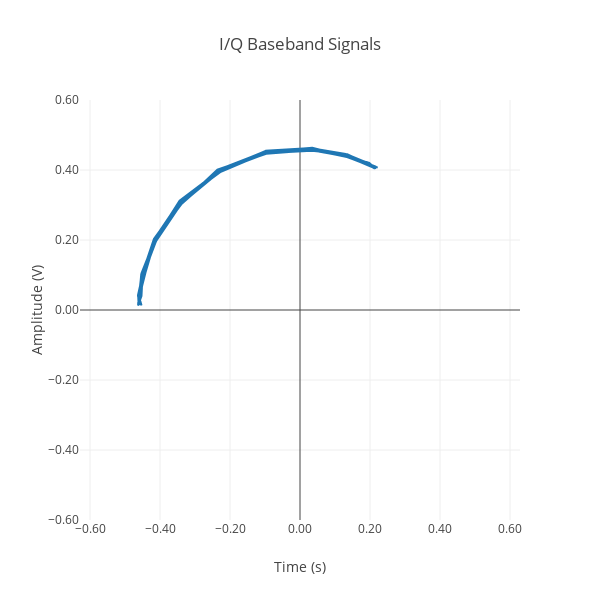

Write notebook code for a chart like this one.
### Code cell
polar = go.Scatter(
    x=np.real(data_matrix[0, 0, :]),
    y=np.imag(data_matrix[0, 0, :]),
    #name='I',
)

data = [polar]

layout = go.Layout(
    title='I/Q Baseband Signals',
    xaxis=dict(range=[-0.6, 0.6], tickformat='.2f', title='Time (s)'),
    yaxis=dict(range=[-0.6, 0.6], tickformat='.2f', title='Amplitude (V)',scaleanchor="x", scaleratio=1),
    height=600,
    width=600,
)

fig = go.Figure(data, layout=layout)
iplot(fig, filename='beat.html')

### Figure 1 — Plotly figure (JSON) as saved in the notebook; plotly's stock layout.template omitted (floating-point values rounded to 4 significant figures; data arrays with more than 128 entries replaced by an {"elided": "..."} marker saying what was removed)
{"data": [{"type": "scatter", "uid": "5802a29e-a8a1-4692-90b6-c37e217ed417", "x": {"elided": "400 float values"}, "y": {"elided": "400 float values"}}], "layout": {"height": 600, "title": {"text": "I/Q Baseband Signals"}, "width": 600, "xaxis": {"domain": [0, 1], "range": [-0.6286, 0.6286], "tickformat": ".2f", "title": {"text": "Time (s)"}, "type": "linear"}, "yaxis": {"domain": [0, 1], "range": [-0.6, 0.6], "scaleanchor": "x", "scaleratio": 1, "tickformat": ".2f", "title": {"text": "Amplitude (V)"}, "type": "linear"}}}
